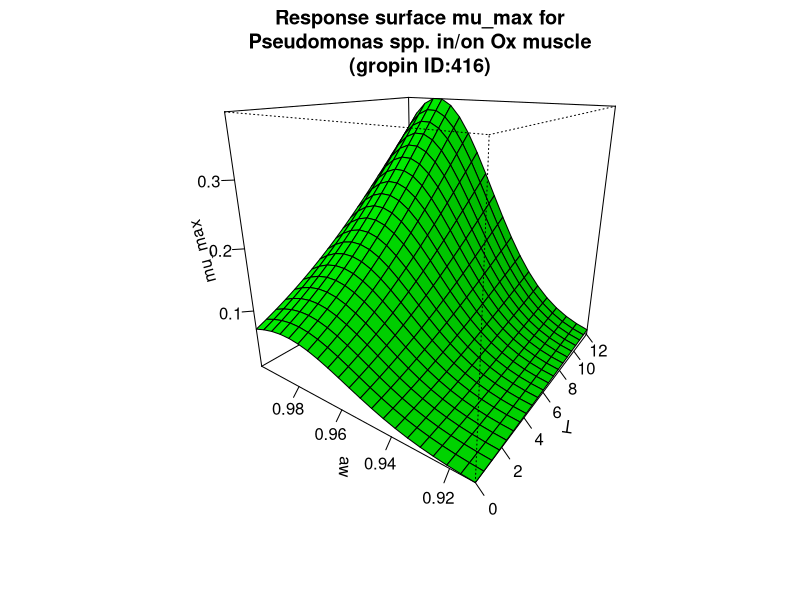

Write the R code that produced this figure.
#############################
# start of Parameter script
#############################
T <- seq(0,12.012,length.out=21)
aw <- seq(0.912087912087912,0.999999,length.out=21)
#############################
# end of Parameter script
#############################
############################# 
# start of Model script Gropin ID 416 
#############################
 
# constant coefficients for this model
 
variables <- data.frame(T,aw)
argumentsPar <- expand.grid(variables)
 
# heart of the model
response_surface <- function(T,aw) {
   mumax <-exp(-919.54+1.6033*((10^5)/(T+273))-2.3784*((10^7)/((T+273)^2))+1317.7*aw-669*(aw^2))

return(mumax=mumax)
} 

# output parameters
mumax <- cbind(argumentsPar,response_surface(argumentsPar['T'],argumentsPar['aw']))
colnames(mumax) <- c(colnames(argumentsPar),'mumax')
#############################
# End of Model script
#############################
############################# 
# start of Visualisation script Gropin ID 416 
#############################
persp(T,aw,matrix(unlist(mumax$mumax),nrow=21),col = 'green',xlab='T',ylab='aw',zlab='mu_max',main='Response surface mu_max for
Pseudomonas spp. in/on Ox muscle
(gropin ID:416)',theta=305,phi=20,shade=0.25,ticktype = 'detailed')
#############################
# End of Visualisation script
#############################
